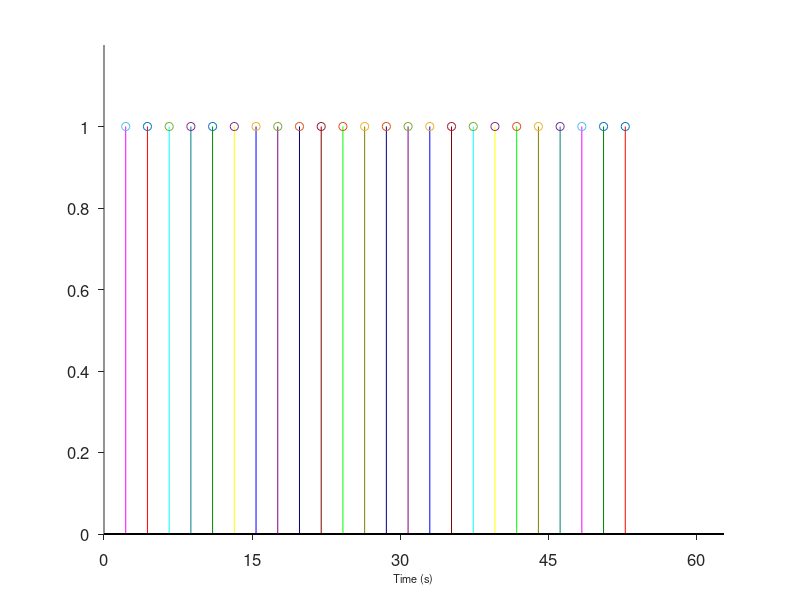
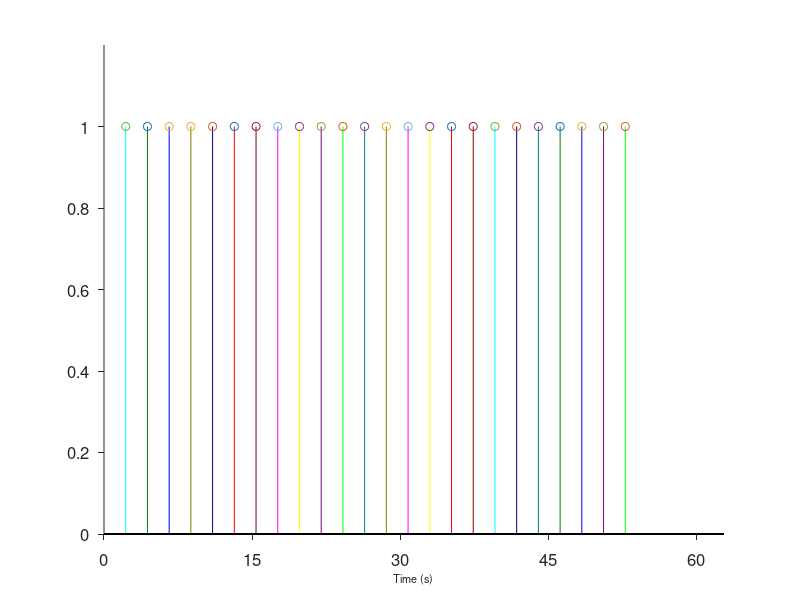
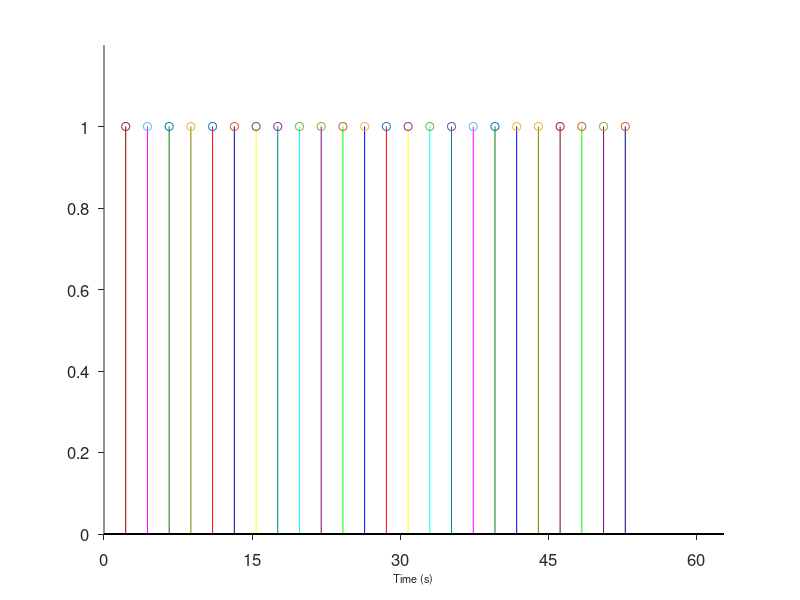

Reproduce these figures in MATLAB, in order.
clear; clc; close all

addpath(fullfile(pwd, 'subfun'))
addpath(genpath('C:\Users\Remi\Documents\MATLAB\spm8'))

% Runs
% A only : 1001 <= runs < 2001
% AV : 2001 <= runs < 3001
% A, V or T : 3001 <= runs < 4001
% T only : 4001 <= runs < 5001

% With feedback : runs = ?1??
% No feedback : runs = ?0??

%Trials
% A --> 1
% V --> 2
% AV --> 3 and 4
% T --> 5
% Baseline --> 0

Subj2Create = 17:19;

Trials = [...
    6 4;
    7 4;
    8 4;
    6 12;
    7 12;
    8 12;
    1 4;
    2 4;
    5 4;
    1 12;
    2 12;
    5 12;
    ];

SOA = 2.2;

StartDirectory = pwd;

for iSubj = Subj2Create
    
    for RunInd = 1
        
        TrialList = [];
        SideList = [];
        SOAList = [];
        
        %% We repeat the same sequence of trials and randomize it and insert a fixation in between each
        for iRepeat = 1:2
            
            
            Mix = randperm(size(Trials,1));
            
            
            TrialList = [TrialList;Trials(Mix,1)];
            SideList = [SideList;Trials(Mix,2)];
            SOAList = [SOAList;SOA*ones(size(Trials,1),1)];
            
        end % iRepeat = 1:Repeats
        
        
        %% Print out proportion of targets per run and time per run
        
        fprintf('\n%i %i %i %i %i %i %i %i %i %i %i %i\n\n', ...
            sum(all([TrialList==1 SideList==4],2)), ...
            sum(all([TrialList==1 SideList==12],2)), ...
            sum(all([TrialList==2 SideList==4],2)), ...
            sum(all([TrialList==2 SideList==12],2)), ...
            sum(all([TrialList==5 SideList==4],2)), ...
            sum(all([TrialList==5 SideList==12],2)), ...
            sum(all([TrialList==6 SideList==4],2)), ...
            sum(all([TrialList==6 SideList==12],2)), ...
            sum(all([TrialList==7 SideList==4],2)), ...
            sum(all([TrialList==7 SideList==12],2)), ...
            sum(all([TrialList==8 SideList==4],2)), ...
            sum(all([TrialList==8 SideList==12],2)) ...
            );
        
        tabulate(TrialList(TrialList>0)*8+(SideList(TrialList>0))/3)
        
        %% Plot
        S.TR = 3;
        SOT_List=cumsum(SOAList);
        
        S.sots{1} = SOT_List(all([TrialList==1 SideList==4],2))/S.TR; %A_L
        S.sots{2} = SOT_List(all([TrialList==2 SideList==4],2))/S.TR; %V_L
        S.sots{3} = SOT_List(all([TrialList==5 SideList==4],2))/S.TR; %T_L
        S.sots{4} = SOT_List(all([TrialList==1 SideList==12],2))/S.TR; %A_R
        S.sots{5} = SOT_List(all([TrialList==2 SideList==12],2))/S.TR; %V_R
        S.sots{6} = SOT_List(all([TrialList==5 SideList==12],2))/S.TR; %T_R
        S.sots{7} = SOT_List(all([TrialList==6 SideList==4],2))/S.TR; %A_L
        S.sots{8} = SOT_List(all([TrialList==7 SideList==4],2))/S.TR; %V_L
        S.sots{9} = SOT_List(all([TrialList==8 SideList==4],2))/S.TR; %T_L
        S.sots{10} = SOT_List(all([TrialList==6 SideList==12],2))/S.TR; %A_R
        S.sots{11} = SOT_List(all([TrialList==7 SideList==12],2))/S.TR; %V_R
        S.sots{12} = SOT_List(all([TrialList==8 SideList==12],2))/S.TR; %T_R
        
        Colors = [...
            1 0 0;
            0 1 0;
            0 0 1;
            1 1 0;
            0 1 1;
            1 0 1;
            .5 0 0;
            0 .5 0;
            0 0 .5;
            .5 .5 0;
            0 .5 .5;
            .5 0 .5;
            ];
        
        figure('name', ['AVT - Target presentation run: ' num2str(RunInd)], 'position', [100 100 1200 550])
        hold on
        for i=1:length(S.sots)
            stem(S.sots{i},ones(1,length(S.sots{i})), 'color',Colors(i,:))
        end
        axis([0 [10+sum(SOAList)]/S.TR 0 1.2]) %#ok<NBRAK>
        set(gca,'tickdir', 'out', 'xtick', 0:5:ceil(10+sum(SOAList)) ,...
            'xticklabel', S.TR*(0:5:ceil(10+sum(SOAList))), ...
            'ticklength', [0.01 0.01], 'fontsize', 12)
        t=xlabel('Time (s)');
        set(t,'fontsize',8);
        
        %%
        RunNumber = RunInd + 3200;
        
        [SUCCESS,MESSAGE,MESSAGEID] = mkdir(fullfile(StartDirectory, 'Subjects_Data', strcat('Subject_', num2str(iSubj))));
        
        TrialListFile = fullfile(StartDirectory, 'Subjects_Data', strcat('Subject_', num2str(iSubj)), ...
            strcat('Trial_List_Subject_', num2str(iSubj), '_Run_', num2str(RunNumber), '.txt'));
        fid1 = fopen (TrialListFile, 'w');
        
        SideListFile = fullfile(StartDirectory, 'Subjects_Data', strcat('Subject_', num2str(iSubj)), ...
            strcat('Side_List_Subject_', num2str(iSubj), '_Run_', num2str(RunNumber), '.txt'));
        fid2 = fopen (SideListFile, 'w');
        
        for TrialInd = 1:length(TrialList)
            fprintf (fid1, '%i\n', TrialList(TrialInd) );
            fprintf (fid2, '%i\n', SideList(TrialInd) );
        end
        
        fclose (fid1);
        fclose (fid2);
        
    end % RunInd = RunsToCreate
    
end % iSubj = Subj2Create

